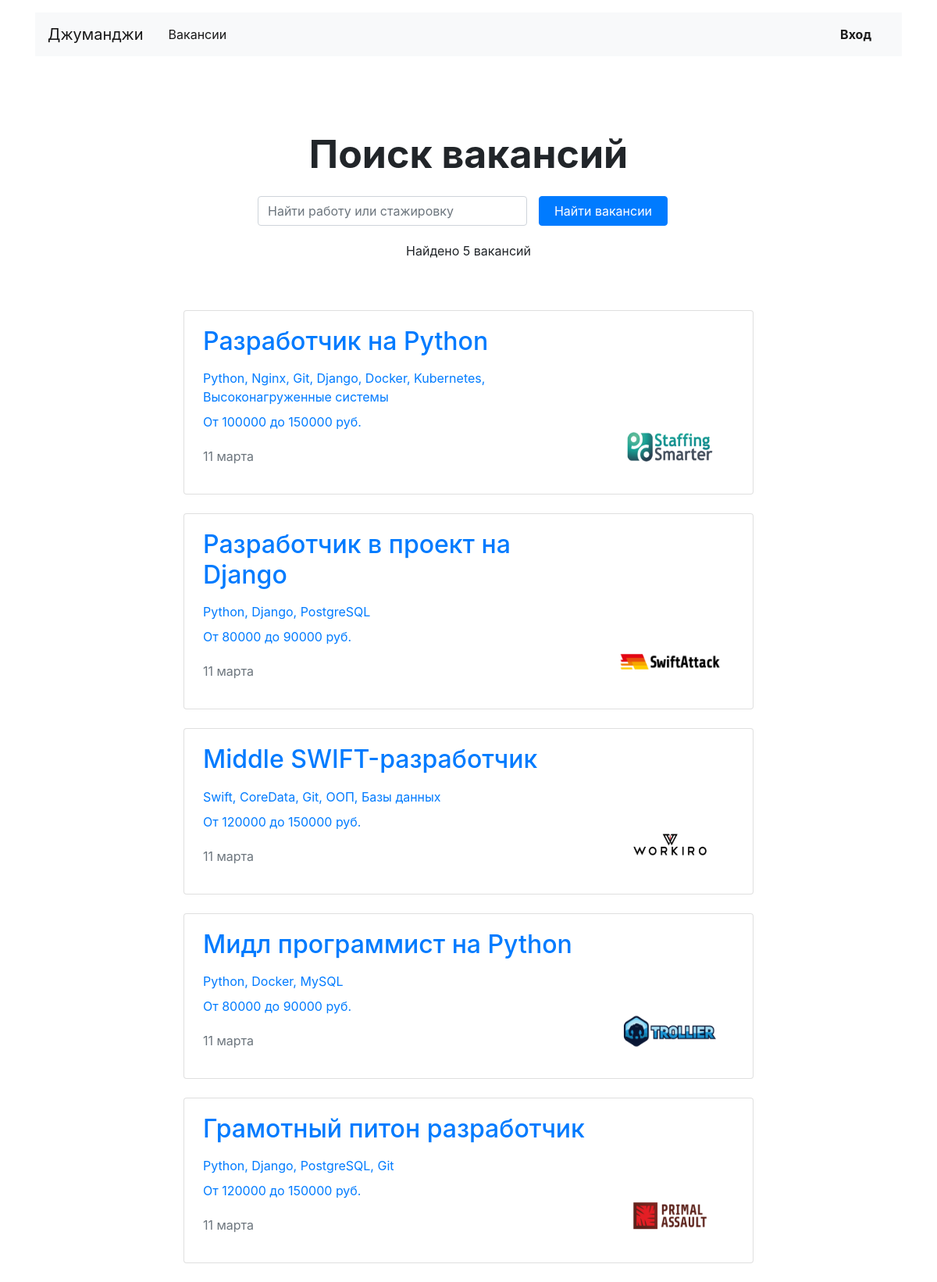
Page /vacancies/ on the committed database.
### jobs/models.py (models this page shows, shortened)
class Vacancy(models.Model):
    title = models.CharField(max_length=100)
    specialty = models.ForeignKey(Specialty, on_delete=models.CASCADE, related_name='vacancies')
    company = models.ForeignKey(Company, on_delete=models.CASCADE, related_name='vacancies')
    skills = models.CharField(max_length=255)
    description = models.TextField()
    salary_min = models.IntegerField()
    salary_max = models.IntegerField()
    published_at = models.DateField()

class Company(models.Model):
    name = models.CharField(max_length=100)
    location = models.CharField(max_length=100)
    logo = models.ImageField(
        upload_to=MEDIA_COMPANY_IMAGE_DIR,
        height_field='height_field',
        width_field='width_field',
    )
    height_field = models.PositiveIntegerField(default=0)
    width_field = models.PositiveIntegerField(default=0)
    description = models.TextField()
    employee_count = models.CharField(max_length=100)

### jobs/views.py (the view)
# urls.py: path('vacancies/', ListVacancyView.as_view(), name='vacancy-list'),
class ListVacancyView(ListView):
    model = Vacancy
    def get_queryset(self):
        return Vacancy.objects.all()

### templates/jobs/vacancy_list.html
{% extends 'base.html' %}
{% block main %}
    <section>
        <div class="row">
            <div class="col-12 col-md-8 col-lg-6 offset-lg-3 offset-md-2">
                <p class="text-center mx-auto mt-4 pt-5" style="font-size: 50px;">
                    <strong>Поиск вакансий</strong>
                </p>
                <form class="form-inline mb-3" enctype="multipart/form-data">
                    <div class="form-group col-8 col-md-8 pl-0">
                        <input class="form-control w-100" type="search" placeholder="Найти работу или стажировку"
                            aria-label="Найти работу или стажировку">
                    </div>
                    <div class="form-group col-4 col-md-4 pl-0">
                        <button class="btn btn-primary w-100" type="submit">Найти вакансии</button>
                    </div>
                </form>
                <p class="text-center pt-1">Найдено {{ vacancy_list.count }} вакансий</p>
            </div>
        </div>
        <div class="row mt-5">
            <div class="col-12 col-lg-8 offset-lg-2 m-auto">
                {% for vacancy in vacancy_list %}
                <div class="card mb-4">
                    <div class="card-body px-4">
                        <div class="row">
                            <div class="col-12 col-md-8 col-lg-9">
                                <a href={% url 'vacancy-detail' vacancy.id %}>
                                    <h2 class="h2 pb-2">{{ vacancy.title }}</h2>
                                    <p class="mb-2">{{ vacancy.skills }}</p>
                                    <p>От {{ vacancy.salary_min }} до {{ vacancy.salary_max }} руб.</p>
                                    <p class="text-muted pt-1">{{ vacancy.published_at|date:"d E" }}</p>
                                </a>
                            </div>
                            <div class="col-12 col-md-4 col-lg-3 d-flex align-items-end">
                                <a href={% url 'company-detail' vacancy.company.id %}>
                                    <img src="{{ vacancy.company.logo.url }}"
                                         width="130" height="80" alt="{{ vacancy.company.name }}">
                                </a>
                            </div>
                        </div>
                    </div>
                </div>
                {% endfor %}
            </div>
        </div>
    </section>
{% endblock %}

### rows in the picture
Vacancy: title "Разработчик на Python", skills "Python, Nginx, Git, Django, Docker, Kubernetes, Высоконагруженные системы", salary_min "100000", salary_max "150000", published_at "11 марта", company.logo (picture)
Vacancy: title "Разработчик в проект на Django", skills "Python, Django, PostgreSQL", salary_min "80000", salary_max "90000", published_at "11 марта", company.logo (picture)
Vacancy: title "Middle SWIFT-разработчик", skills "Swift, CoreData, Git, ООП, Базы данных", salary_min "120000", salary_max "150000", published_at "11 марта", company.logo (picture)
Vacancy: title "Мидл программист на Python", skills "Python, Docker, MySQL", salary_min "80000", salary_max "90000", published_at "11 марта", company.logo (picture)
Vacancy: title "Грамотный питон разработчик", skills "Python, Django, PostgreSQL, Git", salary_min "120000", salary_max "150000", published_at "11 марта", company.logo (picture)

### other values in the picture
{{ vacancy_list.count }} "5"
